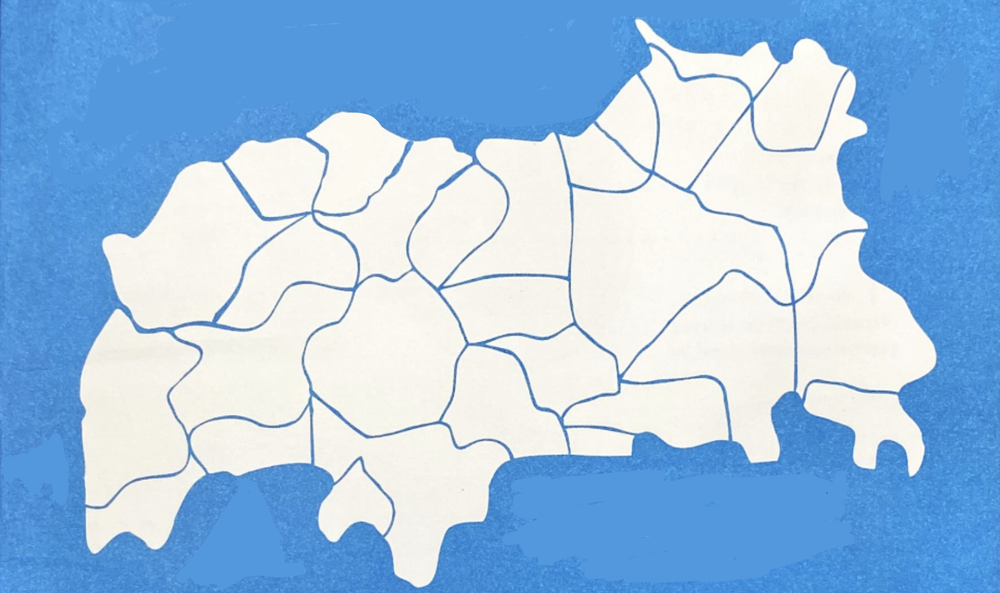
#> input picture ARResources/harita.png, 1000 x 593 px, shrunk from 1854 x 1100 before the run, found by its file name
$ python haritapointbelirleme.py
#> lines starting #> are read from the running program, lines starting #| are printed output that depends on the picture; after the words box and inside, x2 and y2 are one past the last pixel; in counts of white or black regions, pixels touching at a corner belong together
import sys
sys.path.append('/opt/homebrew/lib/python3.11/site-packages')
import cv2
import json

# Harita görselini yükle
image = cv2.imread('/Users/zehraoner/Desktop/harita.png')
#> image is the input picture: shape (593, 1000, 3); mean B, G, R 225.9, 192.3, 156.6

# Görseli gri tonlamaya çevir ve beyaz bölgeleri bul
gray = cv2.cvtColor(image, cv2.COLOR_BGR2GRAY)
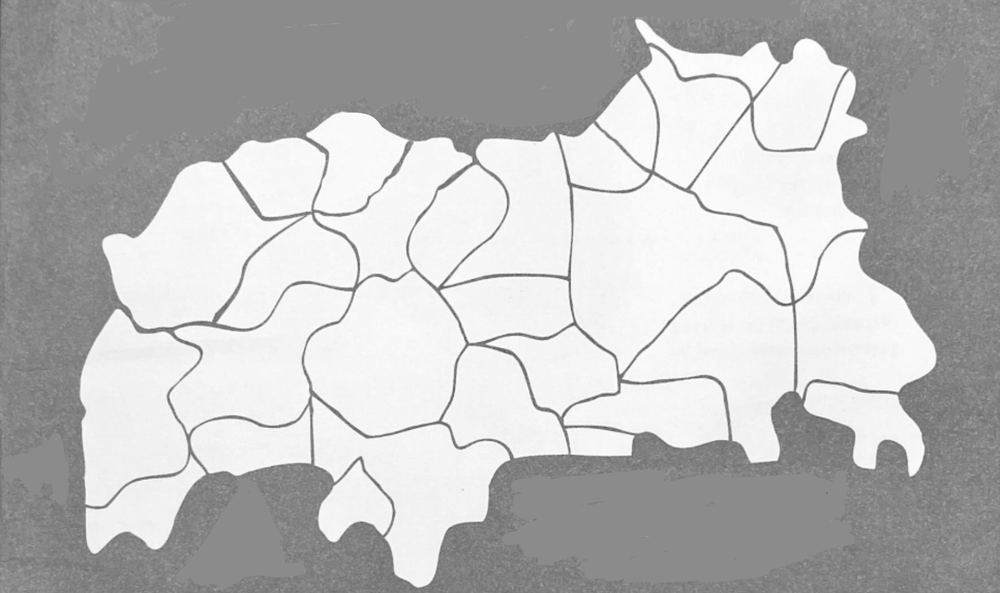
#> gray: shape (593, 1000); min 77, max 255, mean 185.5
_, thresh = cv2.threshold(gray, 200, 255, cv2.THRESH_BINARY)
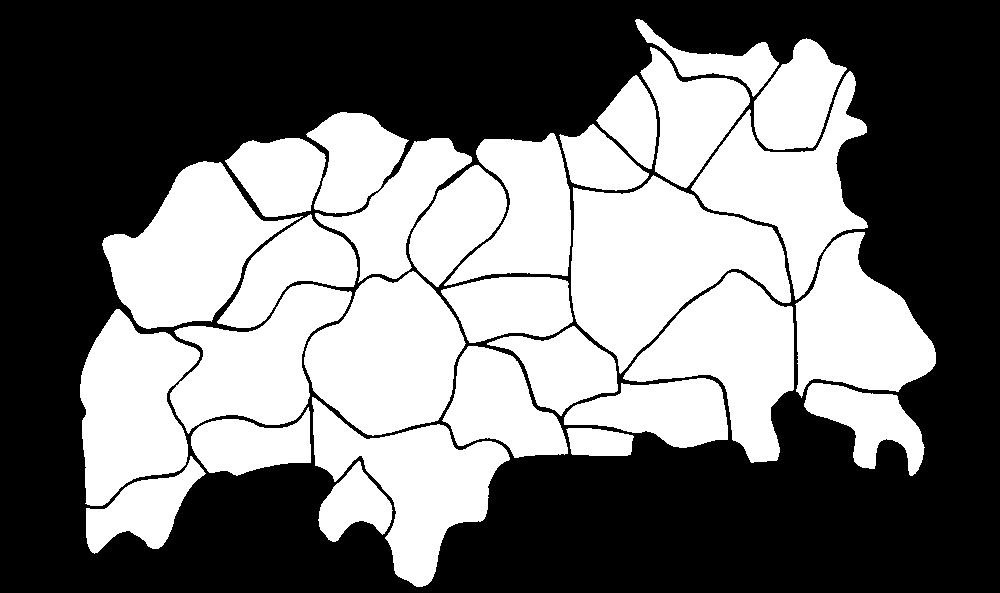
#> thresh: shape (593, 1000); 45.2% white; 29 white regions

# Beyaz alanların konturlarını bul
contours, _ = cv2.findContours(thresh, cv2.RETR_EXTERNAL, cv2.CHAIN_APPROX_SIMPLE)
#> contours = 29 contours; largest, box (x1, y1, x2, y2) and area: (571, 175, 791, 374) 23570, (304, 271, 466, 436) 17963, (102, 161, 303, 329) 16868, (623, 272, 794, 463) 15462, (312, 397, 510, 587) 15267

# Her konturun merkezi koordinatlarını al
regions = []
for contour in contours:
    M = cv2.moments(contour)
    if M['m00'] != 0:
        cx = int(M['m10'] / M['m00'])  # Merkez X koordinatı
        cy = int(M['m01'] / M['m00'])  # Merkez Y koordinatı
        regions.append({"x": cx, "y": cy})
#> this loop made 29 passes
#> (cx, cy) on passes 1 to 12: (353, 504), (141, 509), (598, 442), (250, 444), (413, 482), (867, 420), (660, 411), (499, 406), (563, 367), (130, 407), (256, 362), (510, 306)
#> after the loop, regions = 29 items

# JSON olarak kaydet
with open("regions.json", "w") as f:
    json.dump(regions, f)

print("Bölgeler JSON dosyasına kaydedildi.")
